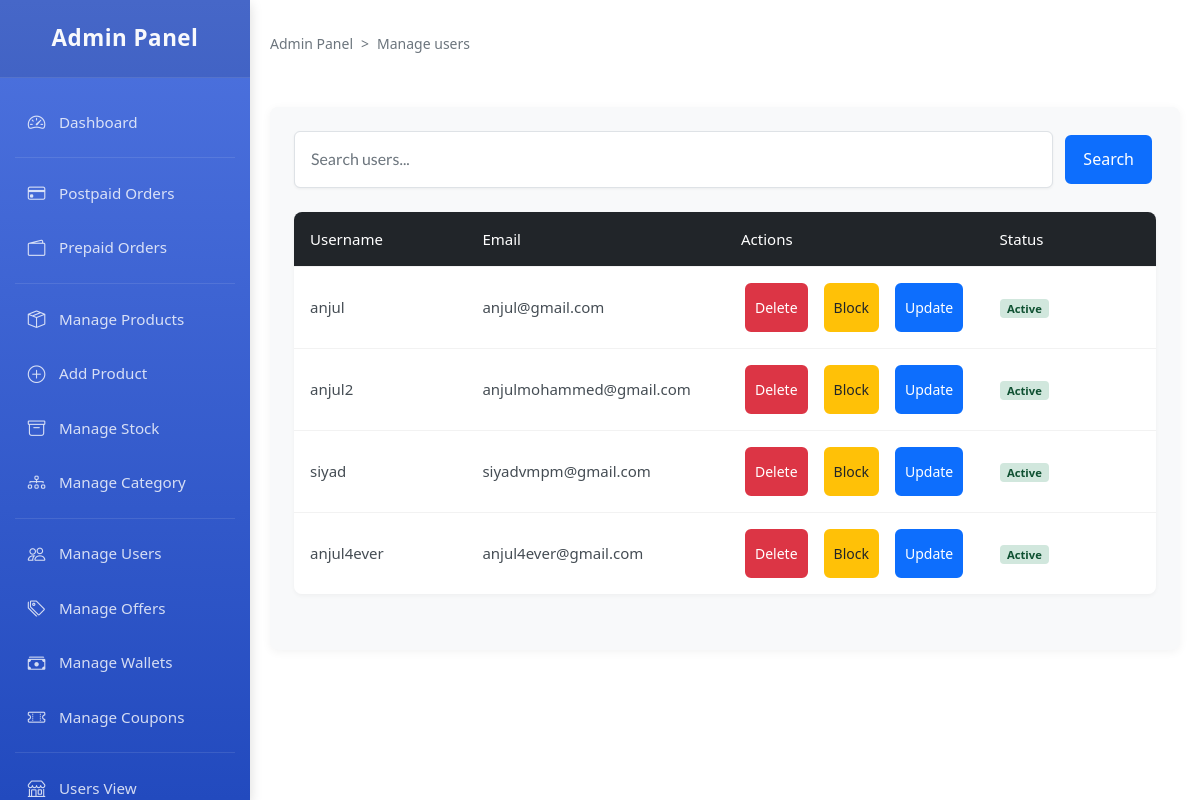
Page /adminpanel/users/ on the committed database.
### login/models.py (models this page shows, shortened)
class CustomUser(AbstractUser):
    email = models.EmailField(unique=True)
    is_blocked = models.BooleanField(default=False)  # Field to block users
    groups = models.ManyToManyField(Group, related_name="customuser_set", blank=True)
    user_permissions = models.ManyToManyField(Permission, related_name="customuser_permissions_set", blank=True)
    profile_picture = models.ImageField(upload_to='profile_pics/', max_length=255, null=True, blank=True)

### adminpanel/views.py (the view, shortened to what this page needs)
# urls.py: path('users/', views.admin_users, name='admin_users'),
def admin_users(request):
    users = User.objects.all()
    error_message = None
    query = request.GET.get('q')  # Get search query from the URL
    if query:
        users = users.filter(
            Q(username__icontains=query) | Q(email__icontains=query)
        )
    return render(
    request,
    'admin/admin-users.html',
    {'users': users, 'error_message': error_message,'query': query}
                    )

### cart/context_processors.py (called while the page is built)
def cart_item_count(request):
    if request.user.is_authenticated:
        cart, created = Cart.objects.get_or_create(user=request.user)
        count = cart.cart_items.count()  # Count total items in the cart
    else:
        count = 0  # If user is not logged in, set count to 0
    return {'cart_count': count}

def wishlist_item_count(request):
    if request.user.is_authenticated:
        wishlist, created = Wishlist.objects.get_or_create(user=request.user)
        count = wishlist.items.count()  # Use 'items' from related_name in WishlistItem
    else:
        count = 0  # No wishlist items if user is not logged in
    return {'wishlist_count': count}

### templates/admin/admin-users.html (shortened to what this page needs)
{% extends 'admin/admin-base.html'%}
{% block content%}
<section class="breadcrumb">
    <ul class="breadcrumb__list flex container">
        <li><a href="{% url 'dashboard' %}" class="breadcrumb__link">Admin Panel</a></li>
        <li><span class="breadcrumb__link">></span></li>
        <li><span class="breadcrumb__link">Manage users</span></li>
    </ul>
</section>
<div class="admin-container">
    <form method="get" action="{% url 'admin_users' %}" class="search-form">
        <input
            type="text"
            class="form-control"
            name="q"
            value="{{ query|default:'' }}"
            placeholder="Search users..."
        />
        <button type="submit" class="btn btn-primary">Search</button>
    </form>
    <table class="users-table">
        <thead>
            <tr>
                <th style="width: 20%;">Username</th>
                <th style="width: 30%;">Email</th>
                <th style="width: 30%;">Actions</th>
                <th style="width: 20%;">Status</th>
            </tr>
        </thead>
        <tbody>
            {% for user in users %}
            <tr>
                <td>{{ user.username }}</td>
                <td>{{ user.email }}</td>
                <td>
                    <div class="action-buttons">
                        <form method="post" class="d-inline">
                            <button type="submit" name="action" value="delete" class="btn btn-danger btn-sm" onclick="return confirm('Are you sure you want to delete this user?');">Delete</button>
                        </form>
                        <form method="post" class="d-inline">
                            <button type="submit" name="action" value="softdelete" class="btn btn-warning btn-sm" onclick="return confirm('Are you sure you want to block this user?');">Block</button>
                        </form>
                        <button type="button" class="btn btn-primary btn-sm" onclick="toggleUpdateForm('{{ user.id }}')">Update</button>
                    </div>
                </td>
                <td>
                    {% if user.is_active %}
                        <span class="status-badge status-active">Active</span>
                    {% else %}
                        <span class="status-badge status-inactive">Inactive</span>
                    {% endif %}
                </td>
            </tr>
            {% endfor %}
        </tbody>
    </table>
</div>
{% endblock content%}

### static/css/styles.css (style rules this page uses)
:root { --header-height: 4rem; --first-color: hsl(210, 100%, 50%); --first-color-alt: hsl(200, 100%, 80%); --second-color: hsl(35, 100%, 50%); --title-color: hsl(0, 0%, 10%); --text-color: hsl(210, 10%, 30%); --text-color-light: hsl(210, 15%, 50%); --body-color: hsl(0, 0%, 100%); --container-color: hsl(210, 20%, 95%); --border-color: hsl(210, 50%, 90%); --border-color-alt: hsl(200, 89%, 82%); --body-font: "Lato", sans-serif; --second-font: "League Spartan" sans-serif; --big-font-size: 3.5rem; --h1-font-size: 2.75rem; --h2-font-size: 2rem; --h3-font-size: 1.75rem; --h4-font-size: 1.375rem; --large-font-size: 1.125rem; --normal-font-size: 1rem; --small-font-size: 0.875rem; --smaller-font-size: 0.75rem; --tiny-font-size: 0.6875rem; --weight-400: 400; --weight-500: 500; --weight-600: 600; --weight-700: 700; --transition: cubic-bezier(0, 0, 0.05, 1); }
@media screen and (max-width: 1200px) { :root { --big-font-size: 2.25rem; --h1-font-size: 2rem; --h2-font-size: 1.375rem; --h3-font-size: 1.25rem; --h4-font-size: 1.125rem; --large-font-size: 1rem; --normal-font-size: 0.9375rem; --small-font-size: 0.8125rem; --smaller-font-size: 0.6875rem; --tiny-font-size: 0.625rem; } }
* { margin: 0; padding: 0; box-sizing: border-box; }
html { scroll-behavior: smooth; }
input, textarea, body { color: var(--text-color); font-family: var(--body-font); font-size: var(--normal-font-size); font-weight: var(--weight-400); }
body { background-color: var(--body-color); }
ul { list-style: none; }
a { text-decoration: none; }
button, textarea, input { background-color: transparent; border: none; outline: none; }
table { width: 100%; border-collapse: collapse; }
.container { max-width: 1320px; margin-inline: auto; padding-inline: 0.75rem; }
.btn { background-color: var(--first-color); color: var(--body-color); height: 49px; line-height: 43px; font-family: var(--second-font); font-size: var(--small-font-size); font-weight: var(--weight-700); border-radius: 0.25rem; -webkit-border-radius: 0.25rem; -moz-border-radius: 0.25rem; -ms-border-radius: 0.25rem; -o-border-radius: 0.25rem; transition: all 0.4s var(--transition); -webkit-transition: all 0.4s var(--transition); -moz-transition: all 0.4s var(--transition); -ms-transition: all 0.4s var(--transition); -o-transition: all 0.4s var(--transition); }
.flex { display: flex; align-items: center; column-gap: 0.5rem; }
form button { margin-top: 10px; }
form input, form select, form textarea { border: 1px solid #ccc; padding: 8px; font-size: 14px; border-radius: 4px; }
.btn { display: flex; align-items: center; justify-content: center; text-align: center; margin :4px; border: 2px solid var(--first-color); background-color: var(--first-color); border: 2px solid var(--first-color); color: var(--body-color); padding: 12px 20px; font-size: 16px; font-weight: bold; border-radius: 5px; cursor: pointer; transition: background-color 0.3s; }
.breadcrumb { background-color: var(--container-color); padding-block: 1.5rem; }
.breadcrumb__list { column-gap: 0.75rem; }
.breadcrumb__link { color: var(--text-color); font-size: var(--small-font-size); }
@media screen and (max-width: 1400px) { .container { max-width: 1140px; } }
@media screen and (max-width: 1200px) { .container { max-width: 960px; } }

### templates/admin/admin-base.html (style rules this page uses)
:root { --primary-color: #4e73df; --secondary-color: #224abe; --accent-color: #36b9cc; --text-light: #f8f9fc; --sidebar-width: 250px; --transition-speed: 0.3s; --sidebar-bg: linear-gradient(180deg, #4e73df 0%, #224abe 100%); }
body { font-family: 'Nunito', 'Segoe UI', Roboto, sans-serif; }

### rows in the picture
CustomUser: username "anjul", email "anjul@gmail.com", is_active "Active"
CustomUser: username "anjul2", email "anjulmohammed@gmail.com", is_active "Active"
CustomUser: username "siyad", email "siyadvmpm@gmail.com", is_active "Active"
CustomUser: username "anjul4ever", email "anjul4ever@gmail.com", is_active "Active"
